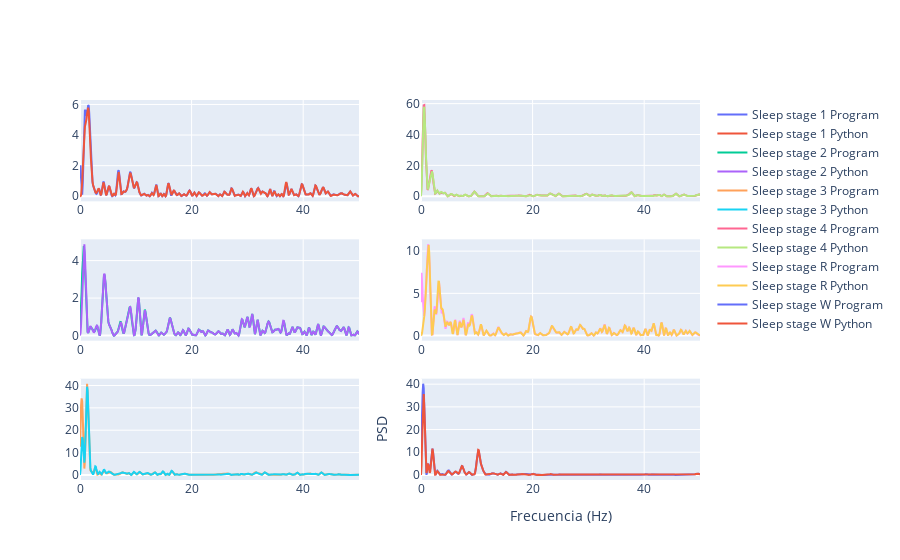

The notebook cell saved with this chart:
### Markdown cell above
## Análisis mediante PSD (Densidad Espectral de Potencia)

El análisis de las etapas del sueño mediante la Densidad Espectral de Potencia (PSD) es una técnica fundamental en la investigación del sueño. La PSD nos permite entender cómo se distribuye la potencia de las señales EEG a través de diferentes frecuencias, lo cual es crucial para identificar y caracterizar las distintas etapas del sueño.

### Etapas del Sueño y sus Características en PSD

1. **Vigilia**:
   - Caracterizada por una alta actividad en las frecuencias beta (13-30 Hz) y alfa (8-12 Hz), especialmente cuando los ojos están cerrados y el sujeto está relajado.

2. **Sueño No REM (NREM)**:
   - **Etapa N1**: Caracterizada por una disminución de la actividad alfa (8-12 Hz) y un aumento de las frecuencias theta (4-7 Hz).
   - **Etapa N2**: Dominada por husos del sueño (12-14 Hz) y complejos K, con una reducción de la actividad alfa.
   - **Etapa N3**: Conocida como sueño profundo o de ondas lentas, presenta una alta potencia en las frecuencias delta (0.5-4 Hz).
   - **Etapa N4**: Similar a la etapa N3, con una mayor predominancia de las ondas delta, indicando un sueño aún más profundo y restaurador.

3. **Sueño REM (Rapid Eye Movement)**:
   - Caracterizado por una actividad de baja amplitud y mezcla de frecuencias, similar a la vigilia, pero con una notable reducción en las frecuencias delta y un aumento en las frecuencias beta (13-30 Hz).

### Code cell
# pip install pyEDFlib
import pyedflib  # Importa la biblioteca pyEDFlib para leer archivos EDF.
import numpy as np  # Importa la biblioteca numpy para trabajar con matrices y funciones matemáticas.
import scipy  # Importa la biblioteca scipy para funciones científicas y de ingeniería.
import plotly.graph_objects as go  # Importa los objetos gráficos de Plotly para crear gráficos.
from plotly.subplots import make_subplots  # Importa la función para crear subplots en Plotly.

# Datos de ejemplo para demostración
edf = pyedflib.EdfReader("SC4001E0-PSG.edf")  # Abre el archivo EDF con los datos de la señal.
hypnogram = pyedflib.EdfReader("SC4001EC-Hypnogram.edf")  # Abre el archivo EDF con los datos del hipnograma.
num_signals = edf.signals_in_file  # Obtiene el número de señales en el archivo EDF.

# Leer las señales
signals = []  # Lista para almacenar las señales.
labels = []  # Lista para almacenar las etiquetas de las señales.
for i in range(num_signals):
    signals.append(edf.readSignal(i))  # Lee cada señal y la añade a la lista de señales.
    labels.append(edf.getLabel(i))  # Lee la etiqueta de cada señal y la añade a la lista de etiquetas.

annotations = hypnogram.readAnnotations()  # Lee las anotaciones del hipnograma.

# Cerrar los archivos EDF
edf.close()  # Cierra el archivo EDF de las señales.
hypnogram.close()  # Cierra el archivo EDF del hipnograma.

annTime = annotations[0]  # Obtiene los tiempos de las anotaciones.
annLbl = annotations[2]  # Obtiene las etiquetas de las anotaciones.
lbls = np.unique(annLbl)  # Obtiene las etiquetas únicas de las anotaciones.
lbls = lbls[[0, 1, 2, 3, 5, 6]]  # Selecciona un subconjunto de etiquetas para graficar.
fs = 100  # Frecuencia de muestreo.

# Crear subplots
fig = make_subplots(rows=3, cols=2)  # Crea una figura con 3 filas y 2 columnas de subplots.

for i in range(len(lbls)):
    indice = annTime[np.where(annLbl == lbls[i])[0][0]].astype(int)  # Encuentra el índice de la primera aparición de cada etiqueta.
    signal = signals[1][indice : indice + 150]  # Obtiene un segmento de la señal correspondiente a la etiqueta.
    f, Pxx_den = scipy.signal.periodogram(signal, fs=fs,nfft=1024)  # Calcula el periodograma usando scipy.
    X = np.fft.fft(signal, n=1024)  # Calcula la FFT de la señal.
    Px = 1 / (fs * len(signal)) * np.abs(X) ** 2  # Calcula la densidad espectral de potencia (PSD).
    Px = Px[:513]  # Selecciona la mitad de las frecuencias (debido a la simetría de la FFT).
    Px[1:-1] = 2 * Px[1:-1]  # Ajusta la PSD para las frecuencias positivas.
    fx = np.linspace(0, int(fs / 2), int(1024 / 2) + 1)  # Crea un array de frecuencias.
    if i < 3:
        r = i + 1  # Determina la fila del subplot.
        c = 1  # Determina la columna del subplot.
    else:
        r = i - 2  # Ajusta la fila del subplot para las etiquetas restantes.
        c = 2  # Ajusta la columna del subplot para las etiquetas restantes.
    fig.add_trace(
        go.Scatter(x=fx, y=Px, mode="lines", name=lbls[i] + " Program"), row=r, col=c
    )  # Añade la traza del periodograma calculado manualmente al subplot correspondiente.
    fig.add_trace(
        go.Scatter(x=f, y=Pxx_den, mode="lines", name=lbls[i] + " Python"), row=r, col=c
    )  # Añade la traza del periodograma calculado con scipy al subplot correspondiente.
    fig.update_xaxes(title_text="Frecuencia (Hz)", row=3, col=2)  # Añade el título del eje x al subplot en la posición (3, 2).
    fig.update_yaxes(title_text="PSD", row=3, col=2)  # Añade el título del eje y al subplot en la posición (3, 2).

# Mostrar gráfico
fig.show()  # Muestra la figura interactiva.

### Figure 1 — Plotly figure (JSON) as saved in the notebook; plotly's stock layout.template omitted (floating-point values rounded to 4 significant figures; data arrays with more than 128 entries replaced by an {"elided": "..."} marker saying what was removed)
{"data": [{"mode": "lines", "name": "Sleep stage 1 Program", "type": "scatter", "x": {"elided": "513 float values"}, "xaxis": "x", "y": {"elided": "513 float values"}, "yaxis": "y"}, {"mode": "lines", "name": "Sleep stage 1 Python", "type": "scatter", "x": {"elided": "513 float values"}, "xaxis": "x", "y": {"elided": "513 float values"}, "yaxis": "y"}, {"mode": "lines", "name": "Sleep stage 2 Program", "type": "scatter", "x": {"elided": "513 float values"}, "xaxis": "x3", "y": {"elided": "513 float values"}, "yaxis": "y3"}, {"mode": "lines", "name": "Sleep stage 2 Python", "type": "scatter", "x": {"elided": "513 float values"}, "xaxis": "x3", "y": {"elided": "513 float values"}, "yaxis": "y3"}, {"mode": "lines", "name": "Sleep stage 3 Program", "type": "scatter", "x": {"elided": "513 float values"}, "xaxis": "x5", "y": {"elided": "513 float values"}, "yaxis": "y5"}, {"mode": "lines", "name": "Sleep stage 3 Python", "type": "scatter", "x": {"elided": "513 float values"}, "xaxis": "x5", "y": {"elided": "513 float values"}, "yaxis": "y5"}, {"mode": "lines", "name": "Sleep stage 4 Program", "type": "scatter", "x": {"elided": "513 float values"}, "xaxis": "x2", "y": {"elided": "513 float values"}, "yaxis": "y2"}, {"mode": "lines", "name": "Sleep stage 4 Python", "type": "scatter", "x": {"elided": "513 float values"}, "xaxis": "x2", "y": {"elided": "513 float values"}, "yaxis": "y2"}, {"mode": "lines", "name": "Sleep stage R Program", "type": "scatter", "x": {"elided": "513 float values"}, "xaxis": "x4", "y": {"elided": "513 float values"}, "yaxis": "y4"}, {"mode": "lines", "name": "Sleep stage R Python", "type": "scatter", "x": {"elided": "513 float values"}, "xaxis": "x4", "y": {"elided": "513 float values"}, "yaxis": "y4"}, {"mode": "lines", "name": "Sleep stage W Program", "type": "scatter", "x": {"elided": "513 float values"}, "xaxis": "x6", "y": {"elided": "513 float values"}, "yaxis": "y6"}, {"mode": "lines", "name": "Sleep stage W Python", "type": "scatter", "x": {"elided": "513 float values"}, "xaxis": "x6", "y": {"elided": "513 float values"}, "yaxis": "y6"}], "layout": {"xaxis": {"anchor": "y", "domain": [0, 0.45]}, "xaxis2": {"anchor": "y2", "domain": [0.55, 1]}, "xaxis3": {"anchor": "y3", "domain": [0, 0.45]}, "xaxis4": {"anchor": "y4", "domain": [0.55, 1]}, "xaxis5": {"anchor": "y5", "domain": [0, 0.45]}, "xaxis6": {"anchor": "y6", "domain": [0.55, 1], "title": {"text": "Frecuencia (Hz)"}}, "yaxis": {"anchor": "x", "domain": [0.7333, 1]}, "yaxis2": {"anchor": "x2", "domain": [0.7333, 1]}, "yaxis3": {"anchor": "x3", "domain": [0.3667, 0.6333]}, "yaxis4": {"anchor": "x4", "domain": [0.3667, 0.6333]}, "yaxis5": {"anchor": "x5", "domain": [0, 0.2667]}, "yaxis6": {"anchor": "x6", "domain": [0, 0.2667], "title": {"text": "PSD"}}}}
